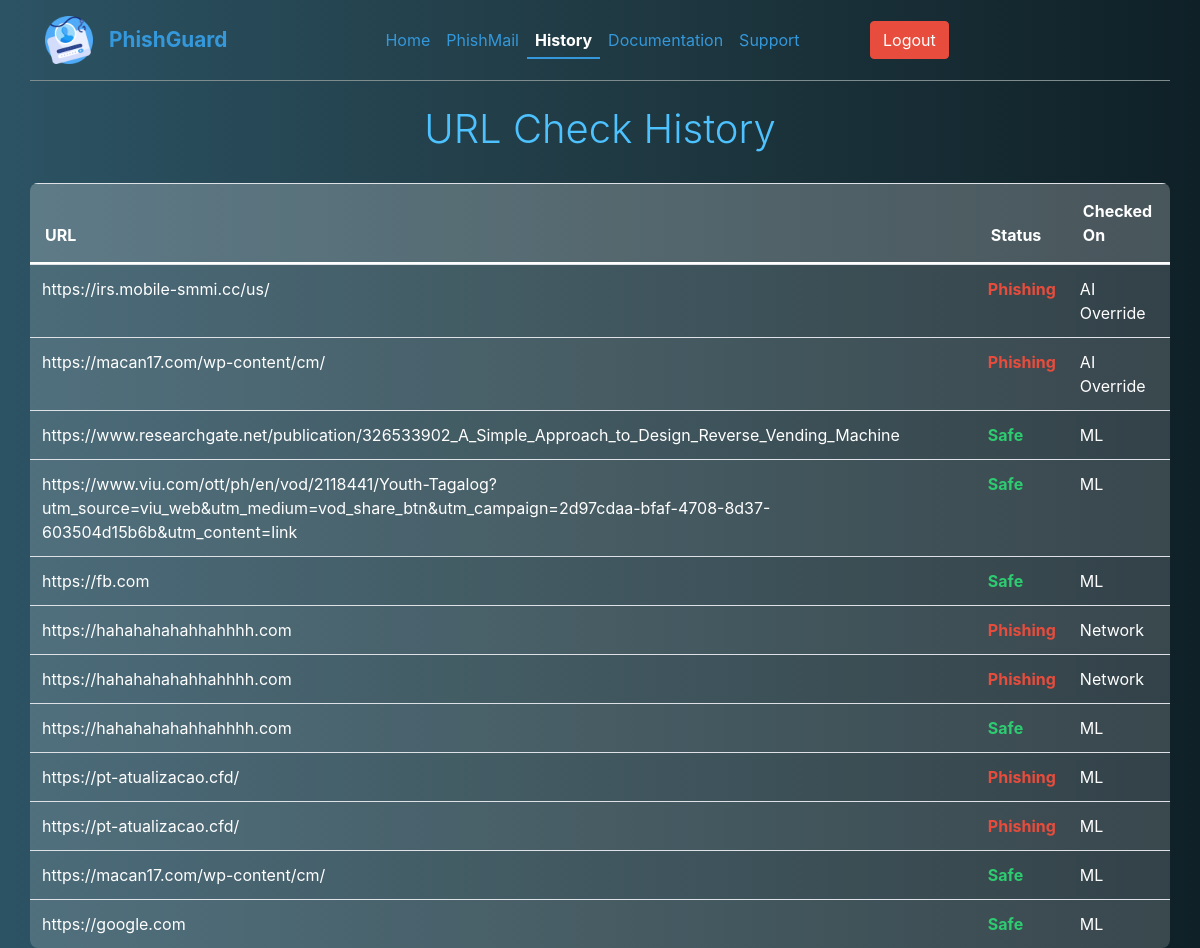
The page /history (signed in) on the database its author committed.
### tables this page shows
CREATE TABLE url_history (
            id INTEGER PRIMARY KEY AUTOINCREMENT,
            username TEXT NOT NULL,
            url TEXT NOT NULL,
            confidence REAL NOT NULL,
            is_safe INTEGER NOT NULL,
            source TEXT DEFAULT 'ML',
            timestamp DATETIME DEFAULT CURRENT_TIMESTAMP,
            FOREIGN KEY(username) REFERENCES users(username)
            ON DELETE CASCADE
        );

### App.py (the view)
@app.route('/history')
def history():
    if 'user' not in session:
        return redirect(url_for('auth'))
    conn = sqlite3.connect(DB_FILE)
    cursor = conn.cursor()
    cursor.execute('SELECT url, confidence, is_safe, source, timestamp FROM url_history WHERE username = ? ORDER BY timestamp DESC', (session['user'],))
    rows = cursor.fetchall()
    conn.close()
    return render_template('history.html', user=session['user'], history=rows)

### templates/history.html (shortened to what this page needs)
<!DOCTYPE html>
<html lang="en">
<head>
    <link
      rel="stylesheet"
      href="https://stackpath.bootstrapcdn.com/bootstrap/4.5.0/css/bootstrap.min.css"
    />
    <link
      rel="stylesheet"
      href="https://cdn.jsdelivr.net/npm/bootstrap-icons@1.11.3/font/bootstrap-icons.min.css"
    />
    <link href="static/styles.css" rel="stylesheet" />
</head>
<body>
    <div class="container">
        <header
          class="d-flex flex-wrap align-items-center justify-content-center justify-content-md-between py-3 mb-4 border-bottom main-header"
        >
            <div class="col-md-3 mb-2 mb-md-0">
                <a
                  href="/"
                  class="d-flex align-items-center mb-3 mb-md-0 me-md-auto link-body-emphasis text-decoration-none"
                >
                    <img src="./static/images/phishing.png" alt="PhishGuard Logo" class="myLogo" />
                    <span class="webName">PhishGuard</span>
                </a>
            </div>
            <ul class="nav col-12 col-md-auto mb-2 justify-content-center mb-md-0">
                <li><a href="/" class="nav-link px-2">Home</a></li>
                <li><a href="{{ url_for('phishmail') }}" class="nav-link px-2">PhishMail</a></li>
                <li>
                    <a href="{{ url_for('history') }}" class="nav-link px-2 active-page">History</a>
                </li>
                <li><a href="{{ url_for('documentation') }}" class="nav-link px-2">Documentation</a></li>
                <li><a href="{{ url_for('support') }}" class="nav-link px-2">Support</a></li>
            </ul>
            <div class="col-md-3 text-end">
                <a href="{{ url_for('logout') }}" class="btn btn-danger">Logout</a>
            </div>
        </header>
        <h1 class="history-title">URL Check History</h1>
        <table class="table table-striped">
            <thead>
                <tr>
                    <th>URL</th>
                    <th>Status</th>
                    <th>Checked On</th>
                </tr>
            </thead>
            <tbody>
                {% for row in history %}
                <tr>
                    <td>{{ row[0] }}</td>
                    <td>
                        {% if (row[1] * 100) < 50 %}
                            <span class="text-danger">Phishing</span>
                        {% elif (row[1] * 100) <= 80 %}
                            <span class="text-warning">Suspicious</span>
                        {% else %}
                            <span class="text-success">Safe</span>
                        {% endif %}
                    </td>
                    <td>{{ row[3] }}</td>
                </tr>
                {% endfor %}
            </tbody>
        </table>
    </div>
</body>
</html>

### static/styles.css (style rules this page uses)
*, *::after, *::before { margin: 0; padding: 0; box-sizing: inherit; font-size: 62,5%; }
body { background: #0f2027; background: linear-gradient(to right,#2c5364, #203a43, #0f2027); justify-content: center; align-items: center; height: 100vh; color: #fff; }
.myLogo { width: 3rem; }
.webName { font-weight: bold; font-size: 1.3rem; margin-left: 16px; }

### templates/history.html (style rules this page uses)
body { background: #0f2027; background: linear-gradient(to right, #2c5364, #203a43, #0f2027); color: #fff; min-height: 100vh; }
header.main-header { border-bottom: 1px solid #7f8c8d !important; }
.webName, .nav-link, .link-body-emphasis { color: #3498db !important; }
.btn-danger { background-color: #e74c3c !important; border-color: #e74c3c !important; }
.nav-link.active-page { font-weight: bold !important; color: #ffffff !important; border-bottom: 2px solid #3498db; padding-bottom: 5px !important; }
.history-title { color: #4dc2ff; font-weight: 300; margin-top: 20px; margin-bottom: 30px; text-align: center; }
.table { color: #fff; border-collapse: separate; border-spacing: 0; border-radius: 8px; overflow: hidden; background-color: rgba(255, 255, 255, 0.1); }
.table thead th { border-bottom: 2px solid #fff; color: #fff; background-color: rgba(255, 255, 255, 0.15); padding: 15px; }
.table-striped tbody tr:nth-of-type(odd) { background-color: rgba(255, 255, 255, 0.05); }
.table-striped tbody tr:nth-of-type(even) { background-color: rgba(255, 255, 255, 0.08); }
.text-danger { color: #e74c3c !important; font-weight: bold; }
.text-success { color: #2ecc71 !important; font-weight: bold; }

### rows shown on the page
url_history: url "https://irs.mobile-smmi.cc/us/", confidence "Phishing", source "AI Override"
url_history: url "https://macan17.com/wp-content/cm/", confidence "Phishing", source "AI Override"
url_history: url "https://www.researchgate.net/publication/326533902_A_Simple_Approach_to_Design_Reverse_Vending_Machine", confidence "Safe", source "ML"
url_history: url "https://www.viu.com/ott/ph/en/vod/2118441/Youth-Tagalog?utm_source=viu_web&utm_medium=vod_share_btn&utm_campaign=2d97cdaa-bfaf-4708-8d37-603504d15b6b&utm_content=link", confidence "Safe", source "ML"
url_history: url "https://fb.com", confidence "Safe", source "ML"
url_history: url "https://hahahahahahhahhhh.com", confidence "Phishing", source "Network"
url_history: url "https://hahahahahahhahhhh.com", confidence "Phishing", source "Network"
url_history: url "https://hahahahahahhahhhh.com", confidence "Safe", source "ML"
url_history: url "https://pt-atualizacao.cfd/", confidence "Phishing", source "ML"
url_history: url "https://pt-atualizacao.cfd/", confidence "Phishing", source "ML"
url_history: url "https://macan17.com/wp-content/cm/", confidence "Safe", source "ML"
url_history: url "https://google.com", confidence "Safe", source "ML"
